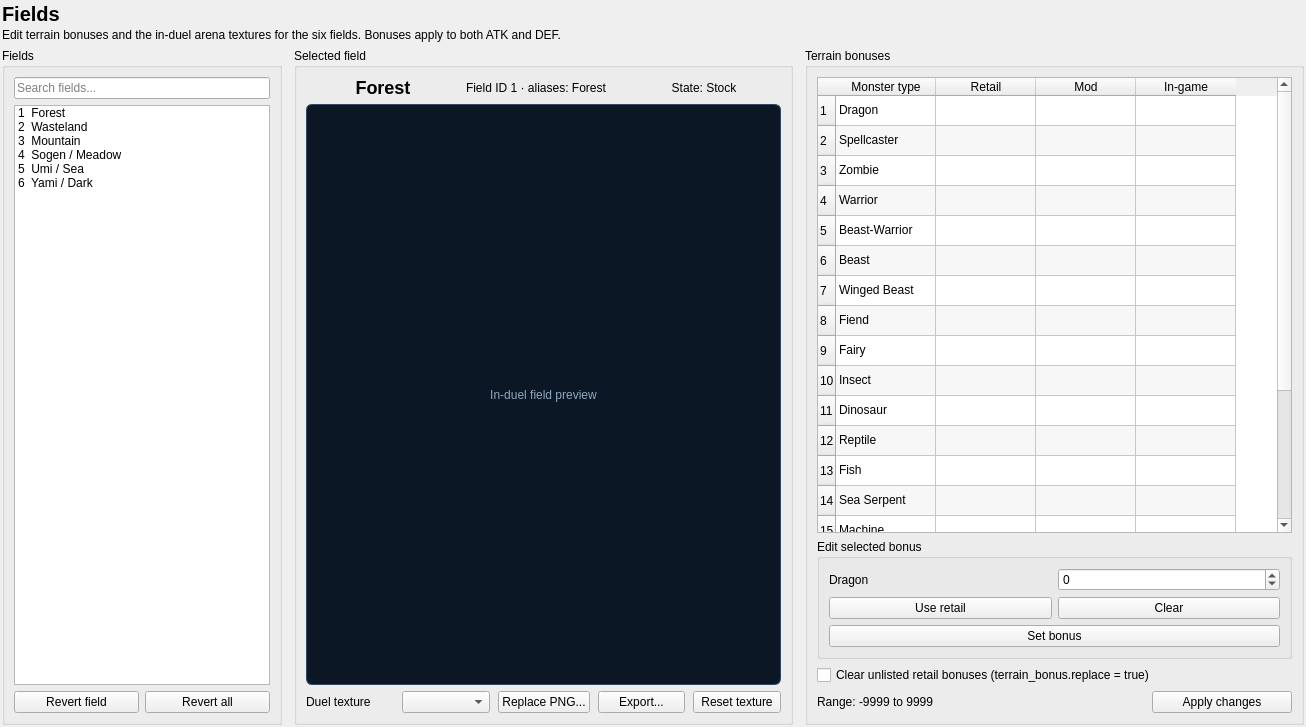
<?xml version="1.0" encoding="UTF-8"?>
<ui version="4.0">
 <class>FieldsPage</class>
 <widget class="QWidget" name="FieldsPage">
  <property name="geometry">
   <rect>
    <x>0</x>
    <y>0</y>
    <width>1306</width>
    <height>727</height>
   </rect>
  </property>
  <property name="windowTitle">
   <string>Fields</string>
  </property>
  <layout class="QVBoxLayout" name="fieldsPageLayout">
   <property name="leftMargin">
    <number>2</number>
   </property>
   <property name="topMargin">
    <number>2</number>
   </property>
   <property name="rightMargin">
    <number>2</number>
   </property>
   <property name="bottomMargin">
    <number>2</number>
   </property>
   <item>
    <layout class="QVBoxLayout" name="fieldsTitleLayout">
     <property name="spacing">
      <number>2</number>
     </property>
     <item>
      <widget class="QLabel" name="fieldsTitle">
       <property name="styleSheet">
        <string notr="true">font-size: 20px; font-weight: 700;</string>
       </property>
       <property name="text">
        <string>Fields</string>
       </property>
      </widget>
     </item>
     <item>
      <widget class="QLabel" name="fieldsIntro">
       <property name="text">
           <string>Edit terrain bonuses and the in-duel arena textures for the six fields. Bonuses apply to both ATK and DEF.</string>
       </property>
      </widget>
     </item>
    </layout>
   </item>
   <item>
    <layout class="QHBoxLayout" name="fieldsBodyLayout" stretch="0,1,1">
     <property name="spacing">
      <number>12</number>
     </property>
     <item>
      <widget class="QGroupBox" name="fieldSelectionGroup">
       <property name="minimumSize">
        <size>
         <width>220</width>
         <height>0</height>
        </size>
       </property>
       <property name="maximumSize">
        <size>
         <width>280</width>
         <height>16777215</height>
        </size>
       </property>
       <property name="title">
        <string>Fields</string>
       </property>
       <layout class="QVBoxLayout" name="fieldSelectionLayout">
        <item>
         <widget class="QLineEdit" name="fieldSearchEdit">
          <property name="placeholderText">
           <string>Search fields...</string>
          </property>
         </widget>
        </item>
        <item>
         <widget class="QListWidget" name="fieldList">
          <item>
           <property name="text">
            <string>1  Forest</string>
           </property>
          </item>
          <item>
           <property name="text">
            <string>2  Wasteland</string>
           </property>
          </item>
          <item>
           <property name="text">
            <string>3  Mountain</string>
           </property>
          </item>
          <item>
           <property name="text">
            <string>4  Sogen / Meadow</string>
           </property>
          </item>
          <item>
           <property name="text">
            <string>5  Umi / Sea</string>
           </property>
          </item>
          <item>
           <property name="text">
            <string>6  Yami / Dark</string>
           </property>
          </item>
         </widget>
        </item>
        <item>
         <layout class="QHBoxLayout" name="fieldListButtonsLayout">
          <item>
           <widget class="QPushButton" name="revertFieldButton">
            <property name="text">
             <string>Revert field</string>
            </property>
           </widget>
          </item>
          <item>
           <widget class="QPushButton" name="revertAllFieldsButton">
            <property name="text">
             <string>Revert all</string>
            </property>
           </widget>
          </item>
         </layout>
        </item>
       </layout>
      </widget>
     </item>
     <item>
      <widget class="QGroupBox" name="fieldPreviewGroup">
       <property name="sizePolicy">
        <sizepolicy hsizetype="Preferred" vsizetype="Preferred">
         <horstretch>0</horstretch>
         <verstretch>0</verstretch>
        </sizepolicy>
       </property>
       <property name="title">
        <string>Selected field</string>
       </property>
       <layout class="QVBoxLayout" name="fieldPreviewLayout" stretch="0,1,0">
        <item>
         <layout class="QHBoxLayout" name="selectedFieldHeaderLayout">
          <item>
           <layout class="QVBoxLayout" name="selectedFieldHeaderTextLayout">
            <property name="spacing">
             <number>2</number>
            </property>
            <item>
             <widget class="QLabel" name="selectedFieldName">
              <property name="styleSheet">
               <string notr="true">font-size: 18px; font-weight: 700;</string>
              </property>
              <property name="text">
               <string>Forest</string>
              </property>
              <property name="alignment">
               <set>Qt::AlignmentFlag::AlignCenter</set>
              </property>
             </widget>
            </item>
           </layout>
          </item>
          <item>
           <widget class="QLabel" name="selectedFieldInfo">
            <property name="text">
             <string>Field ID 1 · aliases: Forest</string>
            </property>
           </widget>
          </item>
          <item>
           <widget class="QLabel" name="fieldStateLabel">
            <property name="text">
             <string>State: Stock</string>
            </property>
            <property name="alignment">
             <set>Qt::AlignmentFlag::AlignCenter</set>
            </property>
           </widget>
          </item>
         </layout>
        </item>
        <item>
         <widget class="QLabel" name="fieldPreview">
          <property name="minimumSize">
           <size>
            <width>420</width>
            <height>260</height>
           </size>
          </property>
          <property name="styleSheet">
           <string notr="true">QLabel { background: #0b1725; border: 1px solid #32465f; border-radius: 6px; color: #8fa6bf; }</string>
          </property>
          <property name="text">
           <string>In-duel field preview</string>
          </property>
          <property name="scaledContents">
           <bool>false</bool>
          </property>
          <property name="alignment">
           <set>Qt::AlignmentFlag::AlignCenter</set>
          </property>
         </widget>
        </item>
        <item>
         <layout class="QHBoxLayout" name="fieldTextureControlsLayout">
          <property name="spacing">
           <number>8</number>
          </property>
          <item>
           <widget class="QLabel" name="fieldTextureLabel">
            <property name="text">
             <string>Duel texture</string>
            </property>
           </widget>
          </item>
          <item>
           <widget class="QComboBox" name="fieldTextureCombo"/>
          </item>
          <item>
           <widget class="QPushButton" name="replaceFieldTextureButton">
            <property name="text">
             <string>Replace PNG...</string>
            </property>
           </widget>
          </item>
          <item>
           <widget class="QPushButton" name="exportFieldTextureButton">
            <property name="text">
             <string>Export...</string>
            </property>
           </widget>
          </item>
          <item>
           <widget class="QPushButton" name="revertFieldTextureButton">
            <property name="text">
             <string>Reset texture</string>
            </property>
           </widget>
          </item>
         </layout>
        </item>
       </layout>
      </widget>
     </item>
     <item>
      <widget class="QGroupBox" name="fieldBonusesGroup">
       <property name="title">
        <string>Terrain bonuses</string>
       </property>
       <layout class="QVBoxLayout" name="fieldBonusesLayout">
        <item>
         <widget class="QTableWidget" name="terrainBonusTable">
          <property name="editTriggers">
           <set>QAbstractItemView::EditTrigger::NoEditTriggers</set>
          </property>
          <property name="alternatingRowColors">
           <bool>true</bool>
          </property>
          <property name="selectionMode">
           <enum>QAbstractItemView::SelectionMode::SingleSelection</enum>
          </property>
          <property name="selectionBehavior">
           <enum>QAbstractItemView::SelectionBehavior::SelectRows</enum>
          </property>
          <property name="rowCount">
           <number>20</number>
          </property>
          <property name="columnCount">
           <number>4</number>
          </property>
          <row/>
          <row/>
          <row/>
          <row/>
          <row/>
          <row/>
          <row/>
          <row/>
          <row/>
          <row/>
          <row/>
          <row/>
          <row/>
          <row/>
          <row/>
          <row/>
          <row/>
          <row/>
          <row/>
          <row/>
          <column>
           <property name="text">
            <string>Monster type</string>
           </property>
          </column>
          <column>
           <property name="text">
            <string>Retail</string>
           </property>
          </column>
          <column>
           <property name="text">
            <string>Mod</string>
           </property>
          </column>
          <column>
           <property name="text">
            <string>In-game</string>
           </property>
          </column>
          <item row="0" column="0">
           <property name="text">
            <string>Dragon</string>
           </property>
          </item>
          <item row="1" column="0">
           <property name="text">
            <string>Spellcaster</string>
           </property>
          </item>
          <item row="2" column="0">
           <property name="text">
            <string>Zombie</string>
           </property>
          </item>
          <item row="3" column="0">
           <property name="text">
            <string>Warrior</string>
           </property>
          </item>
          <item row="4" column="0">
           <property name="text">
            <string>Beast-Warrior</string>
           </property>
          </item>
          <item row="5" column="0">
           <property name="text">
            <string>Beast</string>
           </property>
          </item>
          <item row="6" column="0">
           <property name="text">
            <string>Winged Beast</string>
           </property>
          </item>
          <item row="7" column="0">
           <property name="text">
            <string>Fiend</string>
           </property>
          </item>
          <item row="8" column="0">
           <property name="text">
            <string>Fairy</string>
           </property>
          </item>
          <item row="9" column="0">
           <property name="text">
            <string>Insect</string>
           </property>
          </item>
          <item row="10" column="0">
           <property name="text">
            <string>Dinosaur</string>
           </property>
          </item>
          <item row="11" column="0">
           <property name="text">
            <string>Reptile</string>
           </property>
          </item>
          <item row="12" column="0">
           <property name="text">
            <string>Fish</string>
           </property>
          </item>
          <item row="13" column="0">
           <property name="text">
            <string>Sea Serpent</string>
           </property>
          </item>
          <item row="14" column="0">
           <property name="text">
            <string>Machine</string>
           </property>
          </item>
          <item row="15" column="0">
           <property name="text">
            <string>Thunder</string>
           </property>
          </item>
          <item row="16" column="0">
           <property name="text">
            <string>Aqua</string>
           </property>
          </item>
          <item row="17" column="0">
           <property name="text">
            <string>Pyro</string>
           </property>
          </item>
          <item row="18" column="0">
           <property name="text">
            <string>Rock</string>
           </property>
          </item>
          <item row="19" column="0">
           <property name="text">
            <string>Plant</string>
           </property>
          </item>
         </widget>
        </item>
        <item>
         <widget class="QGroupBox" name="bonusEditorGroup">
          <property name="title">
           <string>Edit selected bonus</string>
          </property>
          <layout class="QGridLayout" name="bonusEditorLayout">
           <item row="0" column="0">
            <widget class="QLabel" name="selectedMonsterTypeLabel">
             <property name="text">
              <string>Dragon</string>
             </property>
            </widget>
           </item>
           <item row="0" column="1">
            <widget class="QSpinBox" name="terrainBonusSpinBox">
             <property name="minimum">
              <number>-9999</number>
             </property>
             <property name="maximum">
              <number>9999</number>
             </property>
             <property name="singleStep">
              <number>100</number>
             </property>
            </widget>
           </item>
           <item row="1" column="0">
            <widget class="QPushButton" name="useRetailTerrainBonusButton">
             <property name="text">
              <string>Use retail</string>
             </property>
            </widget>
           </item>
           <item row="1" column="1">
            <widget class="QPushButton" name="clearTerrainBonusButton">
             <property name="text">
              <string>Clear</string>
             </property>
            </widget>
           </item>
           <item row="2" column="0" colspan="2">
            <widget class="QPushButton" name="setTerrainBonusButton">
             <property name="text">
              <string>Set bonus</string>
             </property>
            </widget>
           </item>
          </layout>
         </widget>
        </item>
        <item>
         <widget class="QCheckBox" name="replaceTerrainBonusesCheckBox">
          <property name="text">
           <string>Clear unlisted retail bonuses (terrain_bonus.replace = true)</string>
          </property>
         </widget>
        </item>
        <item>
         <layout class="QHBoxLayout" name="fieldsFooterLayout">
          <item>
           <widget class="QLabel" name="terrainBonusRangeLabel">
            <property name="text">
             <string>Range: -9999 to 9999</string>
            </property>
           </widget>
          </item>
          <item>
           <spacer name="fieldsFooterSpacer">
            <property name="orientation">
             <enum>Qt::Orientation::Horizontal</enum>
            </property>
            <property name="sizeHint" stdset="0">
             <size>
              <width>40</width>
              <height>20</height>
             </size>
            </property>
           </spacer>
          </item>
          <item>
           <widget class="QPushButton" name="applyFieldsButton">
            <property name="minimumSize">
             <size>
              <width>140</width>
              <height>0</height>
             </size>
            </property>
            <property name="text">
             <string>Apply changes</string>
            </property>
           </widget>
          </item>
         </layout>
        </item>
       </layout>
      </widget>
     </item>
    </layout>
   </item>
  </layout>
 </widget>
 <resources/>
 <connections/>
</ui>
